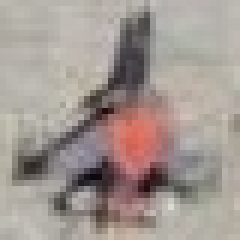
#> input picture crops/pic_l.jpg, 40 x 40 px (shown 6 times larger)
$ jupyter execute --allow-errors seg_png.ipynb
#> lines starting #> are read from the running program, lines starting #| are printed output that depends on the picture
Author: Shahzaib (Ai Dev)

## Reading Image and Extract points from Json

[cell 1]
import matplotlib.pyplot as plt
import numpy as np
from PIL import Image
import json
import cv2

img_path='./crops/pic_l.jpg'
# img_path_pre=img_path.replace('_post_', '_pre_')
# img_array_pre=np.array(Image.open(img_path_pre))
img_obj = Image.open(img_path)
#> img_obj is the input picture: PIL image 40x40 RGB; mean R, G, B 162.3, 151.5, 145.6
img_array = np.array(img_obj)
label_path = img_path.replace('jpg', 'json').replace('images', 'labels')
# print(label_path)
#> (the rest of this cell did not finish here and is left out)

## Converting points polygon to Image Mask

[cell 2]
from matplotlib.path import Path
width, height= img_obj.size
#> width = 40; height = 40
#> (the rest of this cell did not finish here and is left out)

## Apply mask as a filter on Original Image

[cell 3]
img_masked=np.zeros(img_array.shape,dtype=img_array.dtype)
#> (the rest of this cell did not finish here and is left out)

## Convert resulted image to transparent image by adding 'Alpha Channel'

[cell 4]
# Load image as Numpy array in BGR order
# na = cv2.imread('I5jKW.png')
na = img_masked

# Make a True/False mask of pixels whose BGR values sum to more than zero
alpha = np.sum(na, axis=-1) > 0

# Convert True/False to 0/255 and change type to "uint8" to match "na"
alpha = np.uint8(alpha * 255)

# Stack new alpha layer with existing image to go from BGR to BGRA, i.e. 3 channels to 4 channels
res = np.dstack((na, alpha))

# Save result
# cv2.imwrite('result.png', res)

plt.imshow(res);

## All in One Script for Complete folder Convertion

[cell 5]
import os, glob
import matplotlib.pyplot as plt
import numpy as np
from PIL import Image
import json
import cv2
from matplotlib.path import Path
from tqdm import tqdm

inputFolder = './crops'
outputFolder = './png_objs'

imgfiles = glob.glob(inputFolder+'/*.jpg')

# img_path='./crops/pic_l.jpg'

#> (the rest of this cell did not finish here and is left out)

[cell 6]
import pylab as plt
import numpy as np
from matplotlib.path import Path

width, height=2000, 2000

polygon=[(0.1*width, 0.1*height), (0.15*width, 0.7*height), (0.8*width, 0.75*height), (0.72*width, 0.15*height)]
poly_path=Path(polygon)

x, y = np.mgrid[:height, :width]
coors=np.hstack((x.reshape(-1, 1), y.reshape(-1,1))) # coors.shape is (4000000,2)

mask = poly_path.contains_points(coors)
plt.imshow(mask.reshape(height, width))
plt.show()
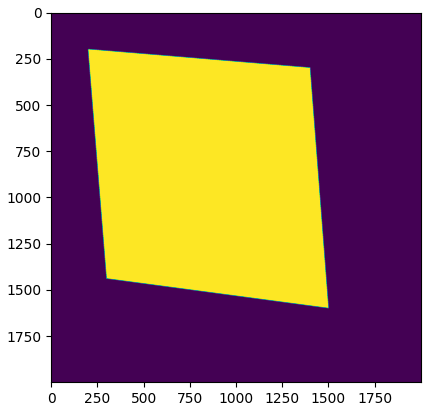
#> figure drawn by matplotlib, 1 panel
